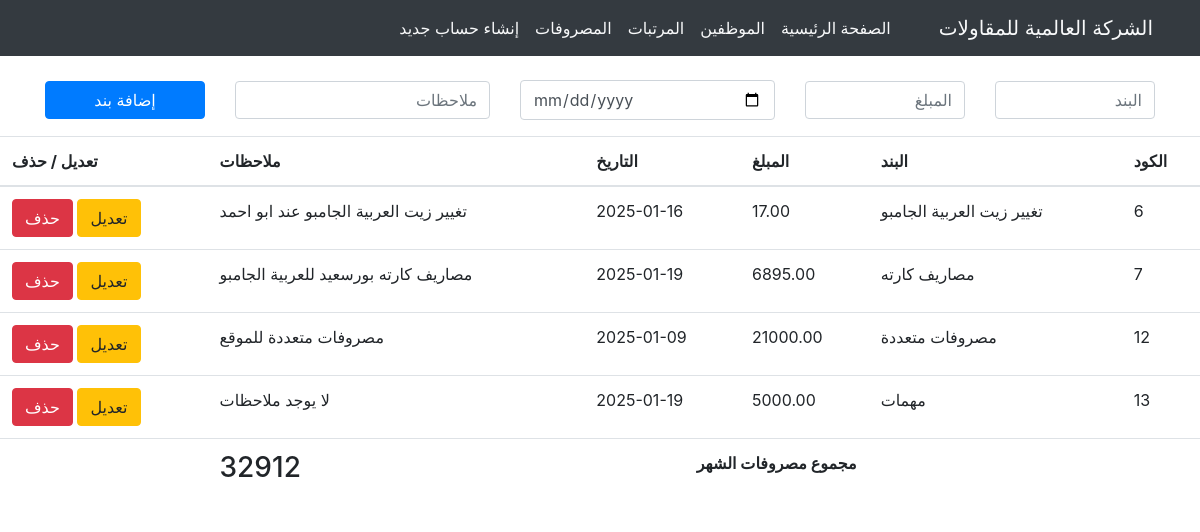
/masrofat.php, run on the app's committed database.
### tables this page shows
CREATE TABLE `masrofat` (
  `id` int(11) NOT NULL,
  `bandname` varchar(255) NOT NULL,
  `amount` decimal(10,2) NOT NULL,
  `date` date NOT NULL,
  `comment` text DEFAULT NULL
);

### masrofat.php (the view, shortened to what this page needs)
<?php
include "includes/header.php";
include "includes/nav.php";
include "data/connection.php";
?>
<body>
  <div class="container">
    <form action="handeller/handelMasroofat.php" method="POST" class="mt-4">
      <div class="row align-items-center g-3">
        <div class="col-md-2">
          <input type="text" name="bandname" class="form-control" placeholder="البند" value="<?= htmlspecialchars($_SESSION['old_data']['bandname'] ?? '') ?>">
        </div>
        <div class="col-md-2">
          <input type="text" name="amount" class="form-control" placeholder="المبلغ" value="<?= htmlspecialchars($_SESSION['old_data']['amount'] ?? '') ?>">
        </div>
        <div class="col-md-3">
          <input type="date" name="date" class="form-control" value="<?= htmlspecialchars($_SESSION['old_data']['date'] ?? '') ?>">
        </div>
        <div class="col-md-3">
          <input type="text" name="comment" class="form-control" placeholder="ملاحظات" value="<?= htmlspecialchars($_SESSION['old_data']['comment'] ?? '') ?>">
        </div>
        <div class="col-md-2">
          <button type="submit" class="btn btn-primary w-100">إضافة بند</button>
        </div>
      </div>
    </form>
  </div>
  <table class="table table-hover mt-3">
    <thead>
      <tr class="table">
        <th scope="col">الكود</th>
        <th scope="col">البند</th>
        <th scope="col">المبلغ </th>
        <th scope="col">التاريخ</th>
        <th scope="col">ملاحظات</th>
        <th scope="col">تعديل / حذف</th>
      </tr>
    </thead>
    <tbody>
      <?php
      $sql = "SELECT id, bandname, amount,date, comment FROM masrofat";
      $result = $conn->query($sql);
      $summisionOfMasrofat = 0;
      if ($result->num_rows > 0) {
        while ($row = $result->fetch_assoc()) {
          $id = $row["id"];
          $summisionOfMasrofat += $row['amount'];
          echo "<tr>";
          echo "<td>" . $row['id'] . "</td>";
          echo "<td>" . $row['bandname'] . "</td>";
          echo "<td>" . $row['amount'] . "</td>";
          echo "<td>" . $row['date'] . "</td>";
          echo "<td>" . $row['comment'] . "</td>";
          echo "<td>
                      <a href='updateMasrofat.php?id=$id' class='btn btn-warning'>تعديل</a>
                      <a href='masrofat/deleteMasrofat.php?id=$id' class='btn btn-danger'>حذف</a>
                    </td>";
          echo "</tr>";
        }
      } else {
        echo "<tr><td colspan='5'>لا توجد بيانات</td></tr>";
      }
      ?>
      <td></td>
      <td></td>
      <td colspan="2" class="text-right">
        <strong> مجموع مصروفات الشهر </strong>
      </td>
      <td >
        <h3><?= $summisionOfMasrofat; ?></h3>
      </td>
      <td></td>
    </tbody>
  </table>
</body>

### data on the page
masrofat: id "6", bandname "تغيير زيت العربية الجامبو", amount "17.00", date "2025-01-16", comment "تغيير زيت العربية الجامبو عند ابو احمد"
masrofat: id "7", bandname "مصاريف كارته", amount "6895.00", date "2025-01-19", comment "مصاريف كارته بورسعيد للعربية الجامبو"
masrofat: id "12", bandname "مصروفات متعددة", amount "21000.00", date "2025-01-09", comment "مصروفات متعددة للموقع"
masrofat: id "13", bandname "مهمات", amount "5000.00", date "2025-01-19", comment "لا يوجد ملاحظات"

### other printed values
$summisionOfMasrofat "32912"
